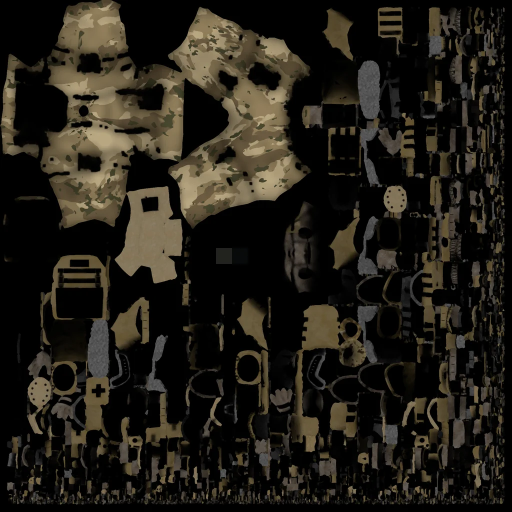
#> input picture assets/hd/soldier/soldier_diff_1024.webp, 1024 x 1024 px, given in place of T_Superhero_Male_Dark.png, which was not available (shown at 1/2 size); the run also reads 1 picture not shown here
$ python zskin.py ../../assets/hd/soldier
#> lines starting #> are read from the running program, lines starting #| are printed output that depends on the picture; after the words box and inside, x2 and y2 are one past the last pixel; in counts of white or black regions, pixels touching at a corner belong together
# Zombie-fy the CC0 Quaternius base-character skin: pallid grey-green, bruising, veins, grime, dried blood.
import numpy as np, sys
from PIL import Image, ImageFilter
rng = np.random.default_rng(7)
def noise(n, scale, oct=4, seed=0):
    r = np.random.default_rng(seed); out = np.zeros((n, n), np.float32); a = 1.0; tot = 0
    for o in range(oct):
        s = max(2, int(n / scale * 2 ** o)); g = r.random((s, s)).astype(np.float32)
        im = Image.fromarray((g * 255).astype(np.uint8)).resize((n, n), Image.BICUBIC)
        out += np.asarray(im, np.float32) / 255 * a; tot += a; a *= 0.5
    return out / tot
def run(src, dst, size, seed):
#> called with size = 1024, seed = 11
    im = Image.open(src).convert('RGB').resize((size, size), Image.LANCZOS); a = np.asarray(im, np.float32) / 255
#> in run, im is the input picture: PIL image 1024x1024 RGB; mean R, G, B 34.9, 31.1, 23.5
    lum = a @ np.array([0.3, 0.59, 0.11], np.float32)
    dark = lum < 0.33  # underwear/dark cloth regions in the base texture
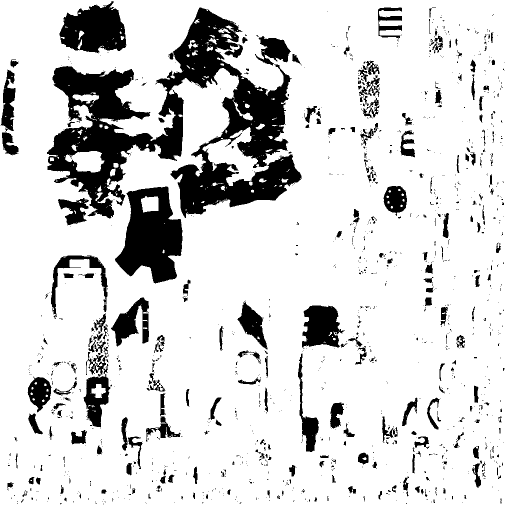
#> dark: shape (1024, 1024) bool (shown at 1/2 size); 84% white; 1335 black regions (1081 under 20 px), largest, box (x1, y1, x2, y2) and area: (94, 15, 603, 437) 80156, (230, 373, 365, 567) 16399, (118, 2, 254, 107) 9488
    n1 = noise(size, 64, 5, seed); n2 = noise(size, 48, 4, seed + 1); n3 = noise(size, 220, 3, seed + 2)
#> after the loop in noise, `for o in range(oct):`:
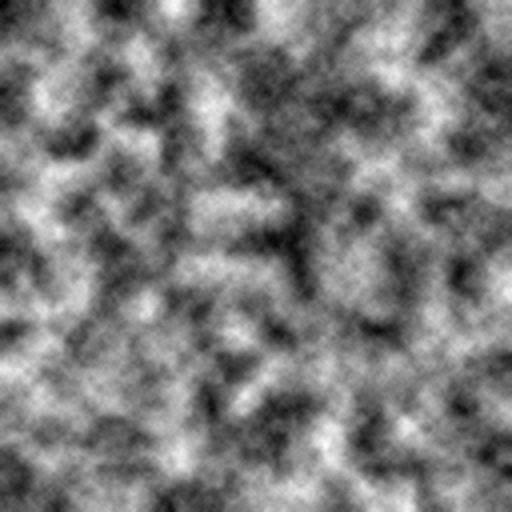
#> out: shape (1024, 1024) float32 (shown at 1/2 size); min 0.137, max 1.79, mean 0.932; drawn with min black and max white
#> after the loop in noise, `for o in range(oct):`: a = 0.0312; tot = 1.94
#> call 2 of noise, with n = 1024, scale = 48, oct = 4, seed = 12
#> after the loop in noise (call 2), `for o in range(oct):`:
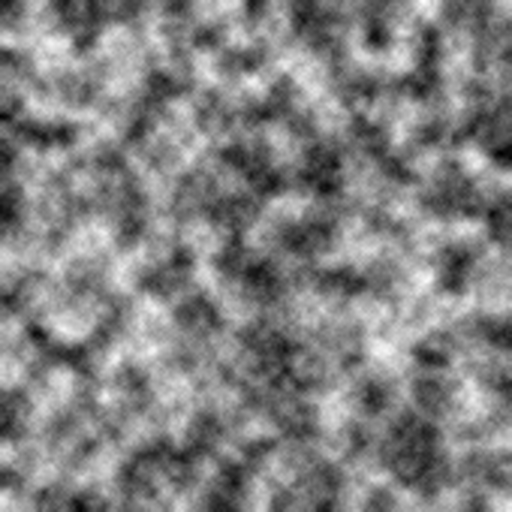
#> out: shape (1024, 1024) float32 (shown at 1/2 size); min 0.0529, max 1.8, mean 0.941; drawn with min black and max white
#> after the loop in noise (call 2), `for o in range(oct):`: a = 0.0625; tot = 1.88
#> call 3 of noise, with n = 1024, scale = 220, oct = 3, seed = 13
#> after the loop in noise (call 3), `for o in range(oct):`: a = 0.125; tot = 1.75
#> in noise (call 3), `return out / tot`:
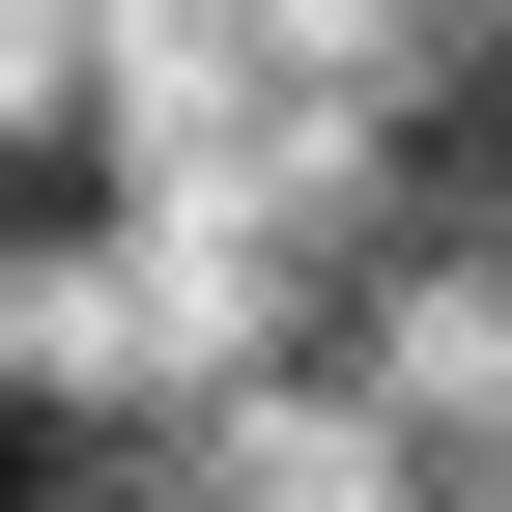
#> returned value: shape (1024, 1024) float32 (shown at 1/2 size); min 0.0975, max 0.9, mean 0.55
    pale = np.array([0.56, 0.60, 0.50], np.float32); bruise = np.array([0.30, 0.22, 0.30], np.float32); rot = np.array([0.30, 0.34, 0.20], np.float32)
#> after `pale = np.array([0.56, 0.6, 0.5], np.float32)`: pale = [0.56, 0.6, 0.5]
#> after `bruise = np.array([0.3, 0.22, 0.3], np.float32)`: bruise = [0.3, 0.22, 0.3]
#> after `rot = np.array([0.3, 0.34, 0.2], np.float32)`: rot = [0.3, 0.34, 0.2]
    base = (lum[..., None] / max(1e-3, np.median(lum))) ** 1.3 * 0.85
    skin = pale * base
    skin = skin * (0.9 + 0.2 * n1[..., None])
    b = np.clip((n2 - 0.62) * 4, 0, 1)[..., None]; skin = skin * (1 - b * 0.45) + bruise * base * b * 0.45
    r = np.clip((n3 - 0.6) * 3.5, 0, 1)[..., None]; skin = skin * (1 - r * 0.7) + rot * base * r * 0.7
    # veins: thin dark lines from ridged noise
    v = 1 - np.abs(noise(size, 40, 4, seed + 3) - 0.5) * 2; v = np.clip((v - 0.965) * 18, 0, 1)[..., None]
#> call 4 of noise, with n = 1024, scale = 40, oct = 4, seed = 14
#> after the loop in noise (call 4), `for o in range(oct):`:
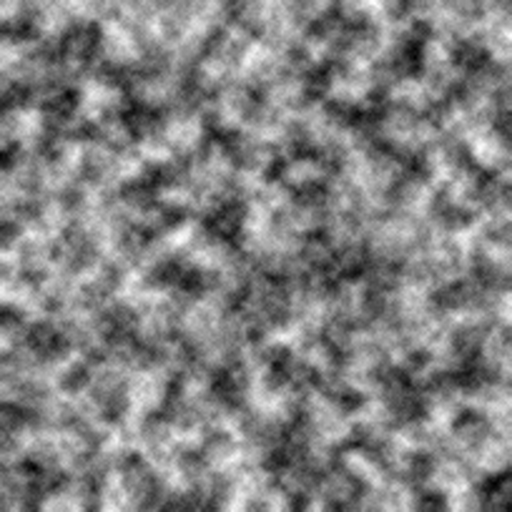
#> out: shape (1024, 1024) float32 (shown at 1/2 size); min 0.0667, max 1.77, mean 0.935; drawn with min black and max white
#> after the loop in noise (call 4), `for o in range(oct):`: a = 0.0625; tot = 1.88
    skin = skin * (1 - v * 0.22) + np.array([0.18, 0.22, 0.28], np.float32) * v * 0.22
    # dried blood blotches
    bl = np.clip((noise(size, 90, 4, seed + 4) - 0.72) * 5, 0, 1)[..., None]; skin = skin * (1 - bl * 0.75) + np.array([0.24, 0.03, 0.03], np.float32) * bl * 0.75
#> after the loop in noise (call 5), `for o in range(oct):`:
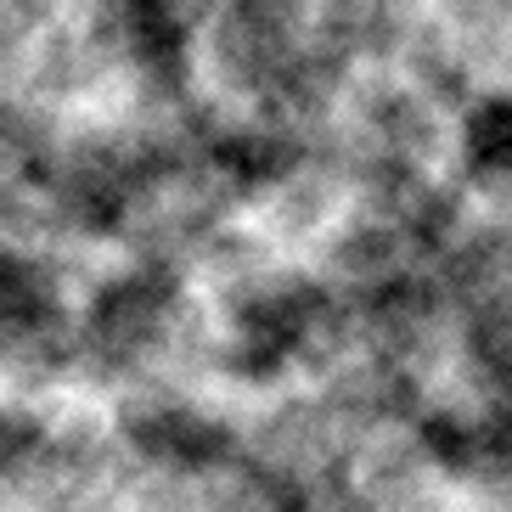
#> out: shape (1024, 1024) float32 (shown at 1/2 size); min 0.167, max 1.76, mean 0.962; drawn with min black and max white
#> after the loop in noise (call 5), `for o in range(oct):`: a = 0.0625; tot = 1.88
    out = np.where(dark[..., None], a * np.array([0.8, 0.82, 0.78]) * (0.8 + 0.3 * n1[..., None]), skin)
#> out: shape (1024, 1024, 3) float64
    out = np.clip(out, 0, 1)
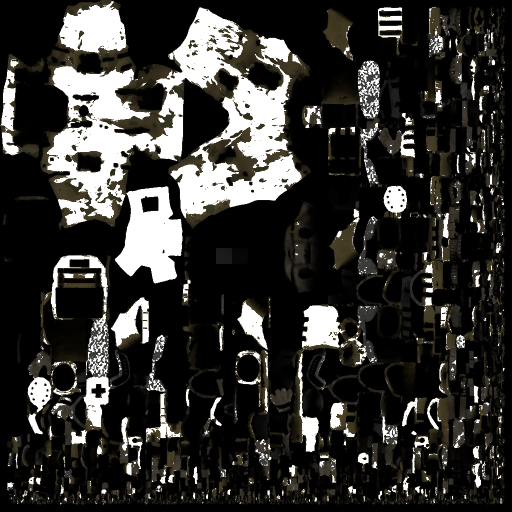
#> out: shape (1024, 1024, 3) float64 (shown at 1/2 size); mean R, G, B 0.205, 0.202, 0.19
    Image.fromarray((out * 255).astype(np.uint8)).save(dst, 'WEBP', quality=82, method=6)
U = sys.argv[1]
for sx, f in [('m', 'T_Superhero_Male_Dark.png'), ('f', 'T_Superhero_Female_Dark_BaseColor.png')]:
    for sz in (1024, 512): run(f'{U}/{f}', f'/workspace/zz-tools/out/zskin_{sx}_{sz}.webp', sz, 11 if sx == 'm' else 23)
for sx, f in [('m', 'T_Superhero_Male_Normal.png'), ('f', 'T_Superhero_Female_Normal.png')]:
#> (the run stopped early here; a loop or call above may not have finished)
